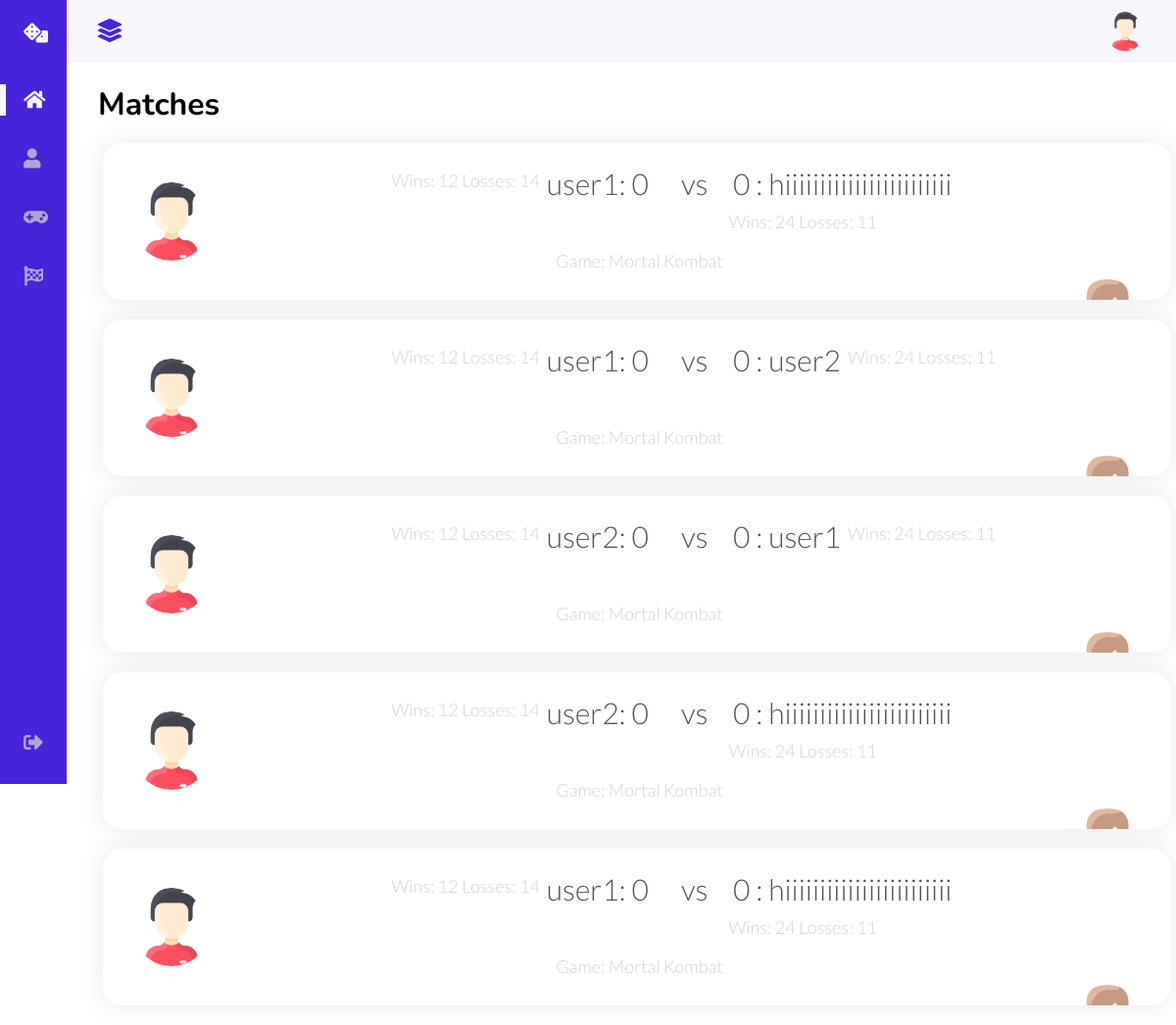
Screenshot of /admin_dashboard_matches/ with the database file from the repository.
### tables this page shows
CREATE TABLE Matches (
                id INTEGER PRIMARY KEY AUTOINCREMENT,
                username1 TEXT,
                username2 TEXT,
                status TEXT,
                dateCreated DATETIME NOT NULL DEFAULT(DATETIME('now')),
                response1 TEXT,
                response2 TEXT,
                winner TEXT,
                loser TEXT
            );

### JedServer.py (the view)
@app.route("/admin_dashboard_matches/", methods = ["GET"])
def get_admin_matches():
    changedb = get_db()
    c = get_db().cursor()
    Users = dict()
    userlist = c.execute('SELECT id, username1, username2, winner FROM Matches;').fetchall()
    i = 0
    for record in userlist:
        Users[i] = record
        i = i + 1
    changedb.commit()
    return render_template("admin_dash_matches.html", Users = Users)

### JedServer.py (called while the page is built)
def get_db():
    db = getattr(g, '_database', None)
    if db is None:
        db = g._database = sqlite3.connect(dbpath)
    return db

@app.teardown_appcontext
def close_connection(exception):
    db = getattr(g, '_database', None)
    if db is not None:
        db.close()

### templates/admin_dash_matches.html (shortened to what this page needs)
<!DOCTYPE html>
<html lang = "en">
    <head>
        <link rel = "stylesheet" href = "../static/styles/data_dash.css">
        <link rel="stylesheet" href="https://cdnjs.cloudflare.com/ajax/libs/font-awesome/5.15.1/css/all.min.css"
>
    </head>
    <body id="body-pd">
        <header class="header" id="header">
            <div class="header__toggle">
                <i class='fas fa-layer-group' id="header-toggle"></i>
            </div>
            <div class="header__img">
                <img src="../static/avatar/001-man.png" alt="">
            </div>
        </header>
        <div class="l-navbar" id="nav-bar">
                <nav class="nav">
                    <div>
                        <a href="#" class="nav__logo">
                            <i class="fas fa-dice nav__logo-icon"></i>
                        </a>
                        <div class = "nav__list">
                            <a href="/admin_dashboard" class="nav__link active">
                            <i class="fas fa-home nav__icon"> </i>
                            </a>
                            <a href="/admin_dashboard_users" class="nav__link">
                                <i class="fas fa-user nav__icon"></i>
                            </a>
                            <a href="/admin_dashboard_games" class="nav__link">
                                <i class="fas fa-gamepad nav__icon"></i>
                            </a>
                            <a href="/admin_dashboard_matches" class="nav__link">
                                <i class="fas fa-flag-checkered nav__icon"></i>
                            </a>
                        </div>
                    </div>
                    <a href="/signin" class="nav__link">
                        <i class="fas fa-sign-out-alt nav__icon"></i>
                    </a>
            </nav>
        </div>
        <div class = "section_header">
            <h1 class = "section_title"> Matches </h1>
        </div>
        {% for i in Users.values() %}
        <div class = "card-wrapper">
            <div class="matches-card">
                <div class="matches_icon_left">
                    <img src="../static/avatar/001-man.png" alt="">
                </div>
                <div id = "one" class = "left_box">
                    <h1 style = "float: right;"> {{i.1}}: 0 &nbsp; </h1>
                    <p style = "float: right;"> Wins: 12 Losses: 14 &nbsp; </p>
                </div>
                <div id = "two" class = "smaller_box">
                    <h1 style = "float: right;"> vs </h1>
                </div>
                <div id = "three" class = "right_box">
                    <h1 style = "float: left;"> &nbsp; 0 : {{i.2}} </h1>
                    <p style = "float: left;"> &nbsp; Wins: 24 Losses: 11 </p>
                </div>
                <div class="matches_icon_right">
                    <img src="../static/avatar/010-woman.png" alt="">
                </div>
                <div id = "four" class = "under_box">
                    <p style = " text-align: center; margin-top:5px;"> Game: Mortal Kombat </p>
                </div>
            </div>
        </div>
        {% endfor %}
    </body>
</html>

### static/styles/data_dash.css (style rules this page uses)
:root { --header-height: 3rem; --nav-width: 68px; --first-color: #4723D9; --first-color-light: #AFA5D9; --white-color: #F7F6FB; --blue-violet: #7a61b7; --blue-violet-light: #d0bdff; --body-font: 'Nunito', sans-serif; --normal-font-size: 1rem; --z-fixed: 100; }
*, *:before, *:after { box-sizing: border-box; }
a { text-decoration: none; }
.header { width: 100%; height: var(--header-height); position: fixed; top: 0; left: 0; display: flex; align-items: center; justify-content: space-between; padding: 0 1rem; background-color: var(--white-color); z-index: var(--z-fixed); transition: .5s; }
.header__toggle { color: var(--first-color); font-size: 1.5rem; cursor: pointer; }
.header__img { width: 35px; height: 35px; display: flex; justify-content: center; border-radius: 50%; overflow: hidden; }
.header__img img { width: 40px; }
.l-navbar { position: fixed; top: 0; left: -30%; width: var(--nav-width); height: 100vh; background-color: var(--first-color); padding: .5rem 1rem 0 0; transition: .5s; z-index: var(--z-fixed); }
.nav { height: 100%; display: flex; flex-direction: column; justify-content: space-between; overflow: hidden; }
.nav__logo, .nav__link { display: grid; grid-template-columns: max-content max-content; align-items: center; column-gap: 1rem; padding: .5rem 0 .5rem 1.5rem; }
.nav__logo { margin-bottom: 2rem; }
.nav__logo-icon { font-size: 1.25rem; color: var(--white-color); }
.nav__link { position: relative; color: var(--first-color-light); margin-bottom: 1.5rem; transition: .3s; }
.nav__icon { font-size: 1.25rem; }
.active { color: var(--white-color); }
.active::before { content: ''; position: absolute; left: 0; width: 6px; height: 32px; background-color: var(--white-color); }
@media screen and (min-width: 768px) { body { margin: calc(var(--header-height) + 1rem) 0 0 0; padding-left: calc(var(--nav-width) + 2rem); } }
@media screen and (min-width: 768px) { .header { height: calc(var(--header-height) + 1rem); padding: 0 2rem 0 calc(var(--nav-width) + 2rem); } }
@media screen and (min-width: 768px) { .header__img { width: 40px; height: 40px; } }
@media screen and (min-width: 768px) { .header__img img { width: 45px; } }
@media screen and (min-width: 768px) { .l-navbar { left: 0; padding: 1rem 1rem 0 0; } }
.section_header { display: flex; align-items: center; justify-content: space-between; width: 1100px; }
.section_title { font-family: 'Nunito', sans-serif; display: flex; justify-content: start; margin-bottom: 0.5rem; }
.card-wrapper { margin-top:-10px; margin-bottom:-20px; display: flex; flex-direction: row; flex-wrap: wrap; justify-content: left; align-items: center; transition: 1s; }
.matches-card { margin: 20px 5px; border-radius: 20px; display: inline-block; position: relative; overflow: hidden; width: 1100px; height: 160px; background: white; box-shadow: 0px 0px 25px 1px rgba(50, 50, 50, 0.1); text-align: center; transition: 1s; }
.matches-card h1 { font-family: 'Lato', sans-serif; font-weight: 300; font-size: 30px; color: #525252; left: 35px; opacity: 100; }
.matches-card p { font-family: 'Lato', sans-serif; font-weight: 300; font-size: 18px; color: #d2d2d2; bottom: 0; left: 35px; transition: translatex(150px); }
.matches_icon_left { width: 80px; height: 80px; display: flex; position: relative; justify-content: center; border-radius: 50%; overflow: hidden; float: left; margin-top: 40px; margin-left: 30px; }
.matches_icon_left img { max-width: 80px; height: auto; }
.matches_icon_right { width: 80px; height: 80px; display: flex; position: relative; justify-content: center; border-radius: 50%; overflow: hidden; float: right; margin-top: 35px; margin-right: 25px; }
.matches_icon_right img { max-width: 80px; height: auto; }
.left_box { width: 370px; height: 80px; border: think black solid; display: inline-block; line-height: 10%; margin-top: 20px; margin-left: 40px; }
.right_box { width: 370px; height: 80px; border: think black solid; display: inline-block; line-height: 10%; margin-top: 20px; margin-right: 40px; margin-left: 10px; }
.smaller_box { width: 30px; height: 80px; border: think black solid; display: inline-block; line-height: 5%; margin-left: 15px; right: 3px; }
.under_box { width: 310px; height: 20px; display: inline; margin-bottom: 20px; }

### rows the page displays
Matches: username1 "user1", username2 "hiiiiiiiiiiiiiiiiiiiiiiii"
Matches: username1 "user1", username2 "user2"
Matches: username1 "user2", username2 "user1"
Matches: username1 "user2", username2 "hiiiiiiiiiiiiiiiiiiiiiiii"
Matches: username1 "user1", username2 "hiiiiiiiiiiiiiiiiiiiiiiii"
